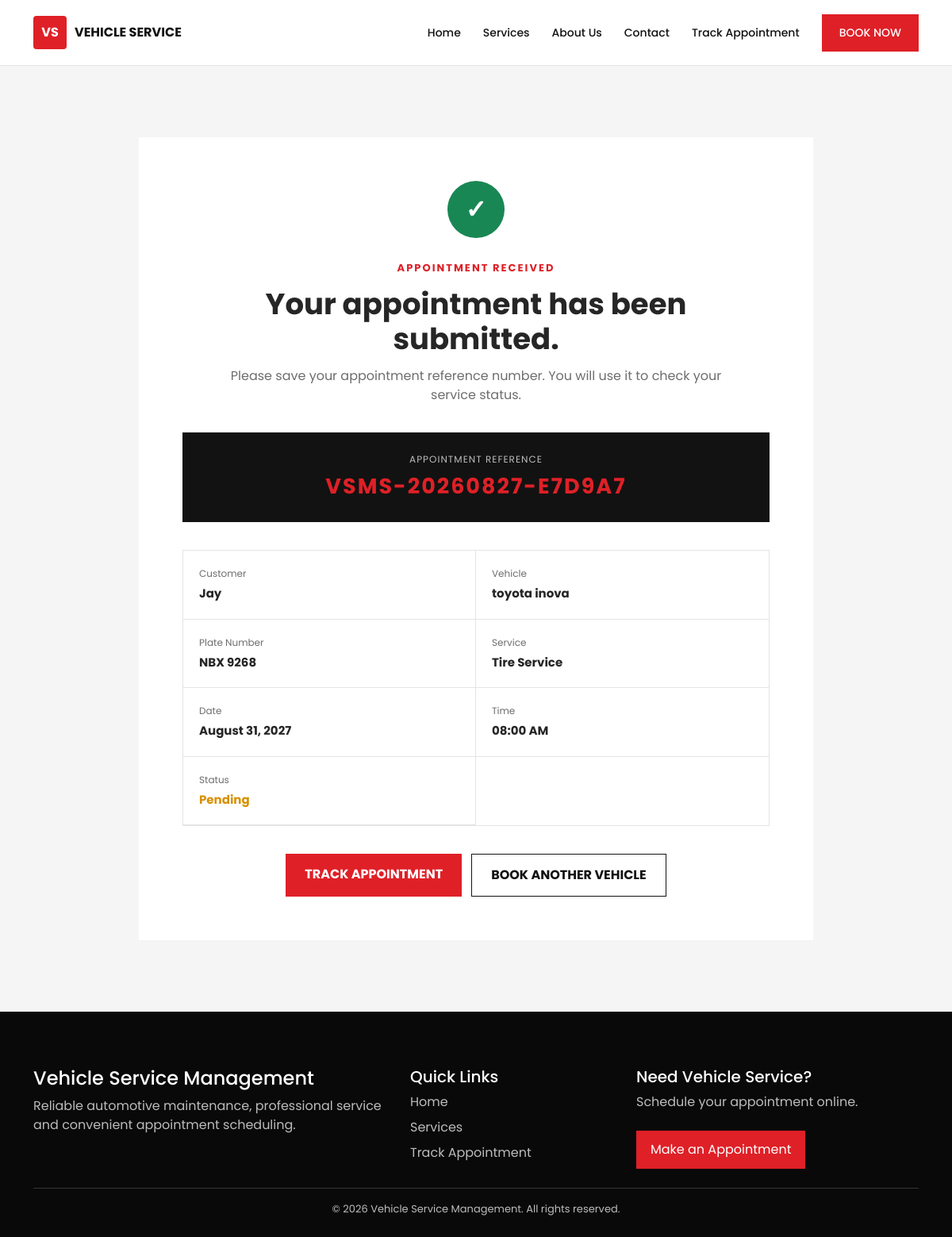
The page /appointment_success.php?ref=VSMS-20260827-E7D9A7 on the database its author committed.
### tables this page shows
CREATE TABLE `reservations` (
  `id` int(11) NOT NULL,
  `reference_number` varchar(30) DEFAULT NULL,
  `user_id` int(11) DEFAULT NULL,
  `customer_id` int(11) DEFAULT NULL,
  `vehicle_id` int(11) NOT NULL,
  `service_type` varchar(100) NOT NULL,
  `appointment_date` date NOT NULL,
  `appointment_time` time NOT NULL,
  `remarks` text DEFAULT NULL,
  `status` enum('Pending','Approved','In Progress','Completed','Cancelled') DEFAULT 'Pending',
  `mechanic_id` int(11) DEFAULT NULL,
  `created_at` timestamp NOT NULL DEFAULT current_timestamp()
);

CREATE TABLE `customers` (
  `id` int(11) NOT NULL,
  `legacy_user_id` int(11) DEFAULT NULL,
  `fullname` varchar(100) NOT NULL,
  `email` varchar(100) NOT NULL,
  `phone` varchar(30) DEFAULT NULL,
  `address` varchar(255) DEFAULT NULL,
  `created_at` timestamp NOT NULL DEFAULT current_timestamp()
);

CREATE TABLE `vehicles` (
  `id` int(11) NOT NULL,
  `user_id` int(11) DEFAULT NULL,
  `customer_id` int(11) DEFAULT NULL,
  `brand` varchar(50) NOT NULL,
  `model` varchar(50) NOT NULL,
  `year` year(4) NOT NULL,
  `plate_number` varchar(20) NOT NULL,
  `color` varchar(30) DEFAULT NULL,
  `created_at` timestamp NOT NULL DEFAULT current_timestamp()
);

### appointment_success.php (the view, shortened to what this page needs)
<?php
include "includes/public_header.php";
$reference =
    trim($_GET['ref'] ?? '');
$stmt = mysqli_prepare(
    $conn,
    "SELECT
        r.reference_number,
        r.service_type,
        r.appointment_date,
        r.appointment_time,
        r.status,
        c.fullname,
        c.email,
        c.phone,
        v.brand,
        v.model,
        v.year,
        v.plate_number
     FROM reservations r
     INNER JOIN customers c
        ON r.customer_id = c.id
     INNER JOIN vehicles v
        ON r.vehicle_id = v.id
     WHERE r.reference_number = ?
     LIMIT 1"
);
mysqli_stmt_bind_param(
    $stmt,
    "s",
    $reference
);
mysqli_stmt_execute($stmt);
$result =
    mysqli_stmt_get_result($stmt);
$appointment =
    mysqli_fetch_assoc($result);
?>
<section class="appointment-success-page">
    <div class="container">
        <div class="appointment-success-card">
            <div class="success-icon">
                ✓
            </div>
            <span class="section-label">
                APPOINTMENT RECEIVED
            </span>
            <h1>
                Your appointment has been submitted.
            </h1>
            <p class="success-intro">
                Please save your appointment reference number.
                You will use it to check your service status.
            </p>
            <div class="reference-box">
                <span>
                    APPOINTMENT REFERENCE
                </span>
                <strong>
                    <?= htmlspecialchars(
                        $appointment[
                            'reference_number'
                        ]
                    ); ?>
                </strong>
            </div>
            <div class="appointment-summary">
                <div>
                    <span>
                        Customer
                    </span>
                    <strong>
                        <?= htmlspecialchars(
                            $appointment[
                                'fullname'
                            ]
                        ); ?>
                    </strong>
                </div>
                <div>
                    <span>
                        Vehicle
                    </span>
                    <strong>
                        <?= htmlspecialchars(
                            $appointment['brand']
                        ); ?>
                        <?= htmlspecialchars(
                            $appointment['model']
                        ); ?>
                    </strong>
                </div>
                <div>
                    <span>
                        Plate Number
                    </span>
                    <strong>
                        <?= htmlspecialchars(
                            $appointment[
                                'plate_number'
                            ]
                        ); ?>
                    </strong>
                </div>
                <div>
                    <span>
                        Service
                    </span>
                    <strong>
                        <?= htmlspecialchars(
                            $appointment[
                                'service_type'
                            ]
                        ); ?>
                    </strong>
                </div>
                <div>
                    <span>
                        Date
                    </span>
                    <strong>
                        <?= date(
                            'F d, Y',
                            strtotime(
                                $appointment[
                                    'appointment_date'
                                ]
                            )
                        ); ?>
                    </strong>
                </div>
                <div>
                    <span>
                        Time
                    </span>
                    <strong>
                        <?= date(
                            'h:i A',
                            strtotime(
                                $appointment[
                                    'appointment_time'
                                ]
                            )
                        ); ?>
                    </strong>
                </div>
                <div>
                    <span>
                        Status
                    </span>
                    <strong class="status-pending">
                        <?= htmlspecialchars(
                            $appointment[
                                'status'
                            ]
                        ); ?>
                    </strong>
                </div>
            </div>
            <div class="success-actions">
                <a href="track.php?ref=<?= urlencode(
                        $appointment[
                            'reference_number'
                        ]
                    ); ?>" class="success-primary">
                    TRACK APPOINTMENT
                </a>
                <a href="appointment.php" class="success-secondary">
                    BOOK ANOTHER VEHICLE
                </a>
            </div>
        </div>
    </div>
</section>
<?php
include "includes/public_footer.php";
?>

### css/public.css (style rules this page uses)
:root { --primary: #df2027; --primary-dark: #b4161c; --dark: #121212; --dark-2: #1d1d1d; --text: #262626; --muted: #6d6d6d; --light: #f5f5f5; --white: #ffffff; --border: #e4e4e4; }
* { box-sizing: border-box; }
html { scroll-behavior: smooth; }
body { margin: 0; font-family: "Poppins", sans-serif; background: var(--white); color: var(--text); }
.hero-eyebrow, .section-label { color: var(--primary); font-size: 13px; font-weight: 700; letter-spacing: 2px; }
.appointment-success-page { min-height: 75vh; padding: 90px 0; background: #f5f5f5; }
.appointment-success-card { max-width: 850px; margin: auto; padding: 55px; background: white; text-align: center; }
.success-icon { width: 72px; height: 72px; margin: 0 auto 25px; display: grid; place-items: center; background: #198754; color: white; font-size: 32px; font-weight: 700; border-radius: 50%; }
.appointment-success-card h1 { font-size: 37px; font-weight: 700; margin: 12px 0; }
.success-intro { max-width: 650px; margin: 0 auto 35px; color: var(--muted); }
.reference-box { background: var(--dark); padding: 25px; margin-bottom: 35px; color: white; }
.reference-box span { display: block; color: #bcbcbc; font-size: 12px; letter-spacing: 1px; }
.reference-box strong { display: block; margin-top: 5px; color: var(--primary); font-size: 27px; letter-spacing: 2px; }
.appointment-summary { display: grid; grid-template-columns: repeat(2, 1fr); text-align: left; border: 1px solid var(--border); margin-bottom: 35px; }
.appointment-summary > div { padding: 20px; border-bottom: 1px solid var(--border); }
.appointment-summary > div:nth-child(odd) { border-right: 1px solid var(--border); }
.appointment-summary span { display: block; margin-bottom: 5px; color: var(--muted); font-size: 12px; }
.appointment-summary strong { display: block; font-size: 15px; }
.status-pending { color: #d89000; }
.success-actions { display: flex; justify-content: center; flex-wrap: wrap; gap: 12px; }
.success-primary, .success-secondary { padding: 14px 24px; text-decoration: none; font-weight: 700; }
.success-primary { background: var(--primary); color: white; }
.success-secondary { border: 1px solid var(--dark); color: var(--dark); }

### rows shown on the page
reservations: reference_number "VSMS-20260827-E7D9A7", customer.fullname "Jay", vehicle.brand "toyota", vehicle.model "inova", vehicle.plate_number "NBX 9268", service_type "Tire Service", appointment_date "August 31, 2027", appointment_time "08:00 AM", status "Pending"
